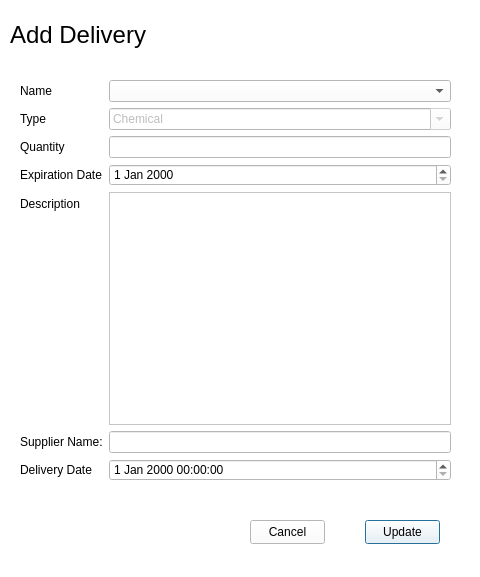
<?xml version="1.0" encoding="UTF-8"?>
<ui version="4.0">
 <class>Dialog</class>
 <widget class="QDialog" name="Dialog">
  <property name="geometry">
   <rect>
    <x>0</x>
    <y>0</y>
    <width>480</width>
    <height>577</height>
   </rect>
  </property>
  <property name="windowTitle">
   <string>Dialog</string>
  </property>
  <property name="styleSheet">
   <string notr="true">background-color: white;</string>
  </property>
  <widget class="QLabel" name="label_7">
   <property name="geometry">
    <rect>
     <x>10</x>
     <y>10</y>
     <width>181</width>
     <height>51</height>
    </rect>
   </property>
   <property name="text">
    <string>&lt;html&gt;&lt;head/&gt;&lt;body&gt;&lt;p&gt;&lt;span style=&quot; font-size:18pt;&quot;&gt;Add Delivery&lt;/span&gt;&lt;/p&gt;&lt;/body&gt;&lt;/html&gt;</string>
   </property>
  </widget>
  <widget class="QWidget" name="layoutWidget">
   <property name="geometry">
    <rect>
     <x>20</x>
     <y>80</y>
     <width>431</width>
     <height>401</height>
    </rect>
   </property>
   <layout class="QFormLayout" name="formLayout">
    <item row="0" column="0">
     <widget class="QLabel" name="label">
      <property name="font">
       <font>
        <strikeout>false</strikeout>
       </font>
      </property>
      <property name="mouseTracking">
       <bool>true</bool>
      </property>
      <property name="text">
       <string>&lt;html&gt;&lt;head/&gt;&lt;body&gt;&lt;p align=&quot;center&quot;&gt;Name&lt;/p&gt;&lt;/body&gt;&lt;/html&gt;</string>
      </property>
     </widget>
    </item>
    <item row="1" column="0">
     <widget class="QLabel" name="label_2">
      <property name="text">
       <string>Type</string>
      </property>
     </widget>
    </item>
    <item row="1" column="1">
     <widget class="QComboBox" name="typeInput">
      <property name="enabled">
       <bool>false</bool>
      </property>
      <property name="editable">
       <bool>true</bool>
      </property>
      <property name="maxVisibleItems">
       <number>10</number>
      </property>
      <item>
       <property name="text">
        <string>Chemical</string>
       </property>
      </item>
      <item>
       <property name="text">
        <string>Material</string>
       </property>
      </item>
      <item>
       <property name="text">
        <string>Equipment</string>
       </property>
      </item>
     </widget>
    </item>
    <item row="2" column="0">
     <widget class="QLabel" name="label_3">
      <property name="text">
       <string>Quantity</string>
      </property>
     </widget>
    </item>
    <item row="2" column="1">
     <widget class="QLineEdit" name="quantityInput"/>
    </item>
    <item row="3" column="0">
     <widget class="QLabel" name="dateLabel">
      <property name="text">
       <string>Expiration Date</string>
      </property>
     </widget>
    </item>
    <item row="3" column="1">
     <widget class="QDateEdit" name="dateEdit"/>
    </item>
    <item row="4" column="0">
     <widget class="QLabel" name="label_5">
      <property name="text">
       <string>Description</string>
      </property>
     </widget>
    </item>
    <item row="4" column="1">
     <widget class="QTextEdit" name="descInput"/>
    </item>
    <item row="5" column="0">
     <widget class="QLabel" name="label_4">
      <property name="text">
       <string>Supplier Name:</string>
      </property>
     </widget>
    </item>
    <item row="5" column="1">
     <widget class="QLineEdit" name="supplierInput"/>
    </item>
    <item row="6" column="0">
     <widget class="QLabel" name="label_6">
      <property name="text">
       <string>Delivery Date</string>
      </property>
     </widget>
    </item>
    <item row="6" column="1">
     <widget class="QDateTimeEdit" name="deliveryInput"/>
    </item>
    <item row="0" column="1">
     <widget class="QComboBox" name="comboBox"/>
    </item>
   </layout>
  </widget>
  <widget class="QPushButton" name="addBtn">
   <property name="geometry">
    <rect>
     <x>365</x>
     <y>520</y>
     <width>75</width>
     <height>24</height>
    </rect>
   </property>
   <property name="text">
    <string>Update</string>
   </property>
  </widget>
  <widget class="QPushButton" name="cancelBtn">
   <property name="geometry">
    <rect>
     <x>250</x>
     <y>520</y>
     <width>75</width>
     <height>24</height>
    </rect>
   </property>
   <property name="text">
    <string>Cancel</string>
   </property>
  </widget>
 </widget>
 <resources/>
 <connections/>
</ui>
